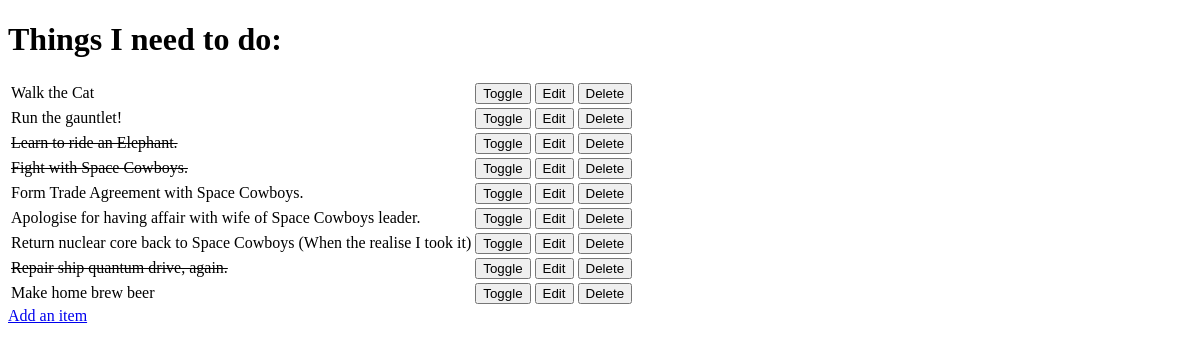
Before: / with the older database file.
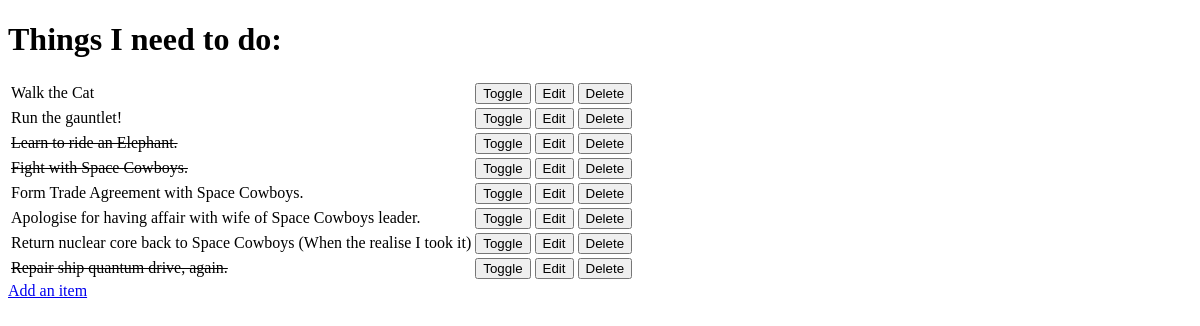
After: the same page with the newer database file.
### todo/models.py (models this page shows, shortened)
class Item(models.Model):
    name = models.CharField(max_length=50, null=False, blank=False)
    done = models.BooleanField(null=False, blank=False, default=False)

### todo/views.py (the view)
# urls.py: path('', views.get_todo_list, name='get_todo_list'),
def get_todo_list(request):
    items = Item.objects.all()
    context = {
        'items': items
    }
    return render(request, 'todo/todo_list.html', context)

### todo/templates/todo/todo_list.html (shortened to what this page needs)
<!DOCTYPE html>
<html lang="en">
<head>
</head>
<body>
    <h1>Things I need to do:</h1>
    <table>
        {% for item in items %}
            <tr>
                {% if item.done %}
                    <td><strike>{{ item.name  }}</strike></td>
                {% else %}
                    <td>{{ item.name }}</td>
                {% endif %}
                <td>
                    <a href="/toggle/{{ item.id }}">
                        <button>Toggle</button>
                    </a>
                </td>
                <td>
                    <a href="/edit/{{ item.id }}">
                        <button>Edit</button>
                    </a>
                </td>
                <td>
                    <a href="/delete/{{ item.id }}">
                        <button>Delete</button>
                    </a>
                </td>
            </tr>
            {% empty %}
            <tr><td>You have nothing to do.</td></tr>
        {% endfor %}
    </table>
    <a href="/add">Add an item</a>
</body>
</html>

Changed rows visible on the page:
removed Item: name "Make home brew beer"
